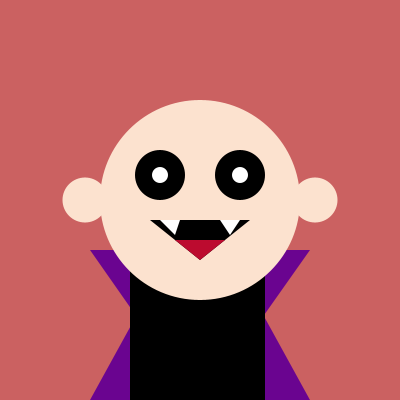
Frame 1 (no input)
Frame 60 (the mouse pressed at the canvas centre just before this capture): identical to frame 1, image omitted
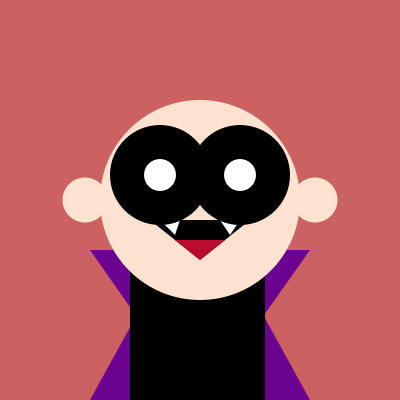
Frame 120 (the mouse held since frame 60 and released just before this capture)

The Processing sketch that drew these frames (run headless with seeded random() and noise(); from frame 60 on, the mouse is pressed at the canvas centre):

// Processing sketch: processing_43321
// ── processing_43321.pde

void setup()
{
 
  size(400, 400);
}
 
// draw loop
 
void draw()
 
{
  smooth();
  background (203,97,97);
 
  plant( width/2, height/2, 50); //draw character
}
 
//character function
 
void plant(int x, int y, int eye_size)
{ 
  noStroke ();
  fill (106, 4, 144);
  triangle (90, 250, 160, 250, 160, 350);
  triangle (265, 250, 310, 250,250, 335);
  triangle (200, 200, 310, 400, 90, 400);
  fill (0);
  rect (130, 270, 135, 230);
  
  fill(252, 226, 207);
  ellipse(85, 200, 45, 45);
  ellipse(315, 200, 45, 45);
  ellipse(200, 200, 200, 200);
  
  fill (0);
triangle (150, 220,250,220,200,260 );
fill (255);
triangle (160,220,180, 220,175, 235);
triangle (220, 220, 240, 220, 230, 235);
fill (188, 11, 47);
triangle (175, 240,225,  240, 200, 260); 

 
  eye( x - 40, y - 25, eye_size, eye_size / 3 );
  eye( x + 40, y - 25, eye_size, eye_size / 3); 
 
  fill(0);
  if (mousePressed) {
   ellipse (width/2, height/2 + 50, 60 , 0);
  }
  else {
   
    ellipse(width/2, height/2 + 35, 2, 0);
  }
}
 
 
void eye( int x, int y, float eye_size, float pupil_size )
{
  fill(0);
  if(mousePressed) {
    ellipse(x, y, eye_size *2, eye_size * 2);
  }
  else {
  ellipse(x, y, eye_size, eye_size);
  }
  fill(255);
  if(mousePressed) {
    ellipse(x, y, pupil_size * 2, pupil_size * 2);
  }
  else {
  ellipse(x, y, pupil_size, pupil_size);
}
 
}
                
                
